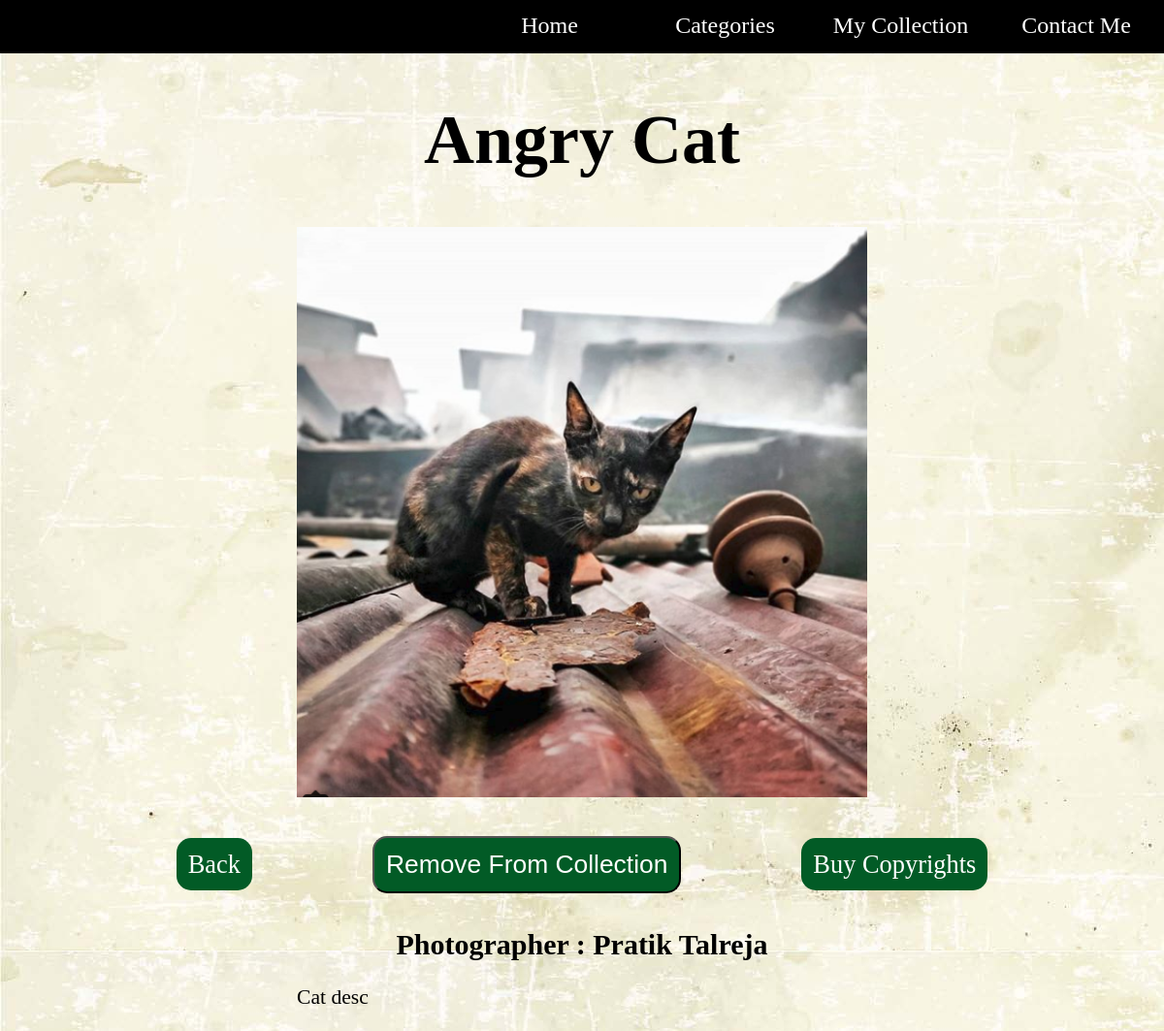
/details/19/ (signed in), run on the app's committed database.
### home/models.py (models this page shows, shortened)
class Photo(models.Model):
    format_of_tags = (
        ('PNG', 'PNG'),
        ('JPG', 'JPG'),
        ('JPEG', 'JPEG'),
        ('Exif', 'Exif'),
        ('GIF', 'GIF'),
        ('WEBP', 'WEBP'),
        ('SVG', 'SVG'),
    )
    title = models.CharField(max_length=150)
    format = models.CharField(max_length=20, choices=format_of_tags, blank=False)
    tags = models.CharField(max_length=250)
    original_pic = models.ImageField()
    description = models.CharField(max_length=1000)
    photographer = models.ForeignKey('Photographer', on_delete=models.CASCADE)
    category = models.ForeignKey('Categories', on_delete=models.CASCADE, default=0)

class Photographer(models.Model):
    photographer_name = models.CharField(max_length=150)
    city = models.CharField(max_length=50)
    email_id = models.EmailField()
    details = models.CharField(max_length=1000)
    def __str__(self):
        return self.photographer_name  # this Function adds name as Given Name of Photographer

### home/views.py (the view, shortened to what this page needs)
# urls.py: url(r'^details/(?P<photo_id>[0-9]+)/$', views.details, name='details'),    # home/<photo_id>
def details(request, photo_id):
    photo = get_object_or_404(Photo, pk=photo_id)
    collected_pic = Coll.objects.filter(user=request.user, photo=photo_id)
    template = loader.get_template('details.html')
    context['photo_id'] = photo_id
    context['photo'] = photo
    context['button_text'] = 'Add to Collection'
    if collected_pic:
        context['button_text'] = 'Remove From Collection'
    return HttpResponse(template.render(context, request))

### home/context_processors.py (called while the page is built)
def categories_processor(request):
    categories = Categories.objects.all()
    return {'categories': categories}

### home/models.py (called while the page is built)
    def __str__(self):
        return self.category_name

### home/templates/details.html (shortened to what this page needs)
{% extends 'base.html' %}
{% block content %}
  {% load static %}
  <link rel="stylesheet" href="{% static 'home/detailstyle.css' %}">
  <h1 class='title' align="center">{{ photo.title }}</h1>
  <img src="{{ photo.original_pic.url }}" alt="Image not Found">
  <div class="buttonPanel">
    <a href="#" class="but" align="center">Back</a>
    <form action="" method="post">
      <input type="submit" class="but" name="submit" value="{{ button_text }}"></submit>
    </form>
    <a href="#" class="but" align="center" onclick="document.getElementById('pay').style.display='block'">Buy Copyrights</a>
  </div>
  <h2 align="center">Photographer : {{ photo.photographer }}</h2>
  <div class="desc"><p>{{ photo.description }}</p>
  </div>
{% endblock %}

### static/PicMesh/style.css (style rules this page uses)
body { margin: 0px; padding: 0px; font-family: serif; background: url(back.jpg); border-style: none; width: inherit; }
a { text-decoration: none; }

### home/static/home/detailstyle.css (style rules this page uses)
h1 { font-size: 6vw; }
img { margin-bottom: 40px; margin-left: auto; margin-right: auto; display: block; width: 49vw; height: 49vw; }
h2 { font-size: 2.5vw; margin-top: 3vw; }
.desc { margin-left: auto; margin-right: auto; width: 49vw; font-family: cursive; font-size: 1.8vw; }
.buttonPanel { text-align:center; }
.but { padding: 1vw; font-size: 2.2vw; margin-left: 5vw; margin-right: 5vw; background-color: rgb(2, 91, 38); text-decoration: none; color: rgb(255, 255, 255); border-radius: 15px; }
form { display: inline; }

### data on the page
Photo: title "Angry Cat", original_pic (picture), photographer "Pratik Talreja", description "Cat desc"
